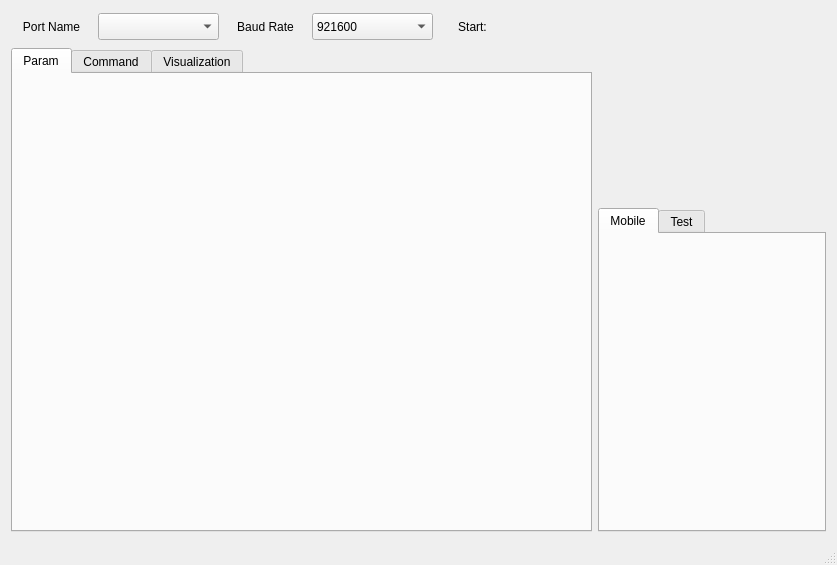
<?xml version="1.0" encoding="UTF-8"?>
<ui version="4.0">
 <class>MainWindow</class>
 <widget class="QMainWindow" name="MainWindow">
  <property name="geometry">
   <rect>
    <x>0</x>
    <y>0</y>
    <width>837</width>
    <height>565</height>
   </rect>
  </property>
  <property name="minimumSize">
   <size>
    <width>825</width>
    <height>565</height>
   </size>
  </property>
  <property name="focusPolicy">
   <enum>Qt::NoFocus</enum>
  </property>
  <property name="windowTitle">
   <string>MainWindow</string>
  </property>
  <widget class="QWidget" name="centralWidget">
   <layout class="QGridLayout" name="gridLayout_2">
    <item row="0" column="0">
     <layout class="QHBoxLayout" name="horizontalLayout">
      <item>
       <layout class="QHBoxLayout" name="horizontalLayout_5">
        <item>
         <layout class="QHBoxLayout" name="horizontalLayout_6">
          <item>
           <widget class="QLabel" name="label_port_name">
            <property name="sizePolicy">
             <sizepolicy hsizetype="Maximum" vsizetype="Maximum">
              <horstretch>0</horstretch>
              <verstretch>0</verstretch>
             </sizepolicy>
            </property>
            <property name="minimumSize">
             <size>
              <width>81</width>
              <height>31</height>
             </size>
            </property>
            <property name="maximumSize">
             <size>
              <width>81</width>
              <height>31</height>
             </size>
            </property>
            <property name="styleSheet">
             <string notr="true">QLabel{
	color:black ; 

}</string>
            </property>
            <property name="text">
             <string>Port Name</string>
            </property>
            <property name="alignment">
             <set>Qt::AlignCenter</set>
            </property>
            <property name="buddy">
             <cstring>label_port_name</cstring>
            </property>
           </widget>
          </item>
          <item>
           <widget class="ComboBoxSerialName" name="comboBox_port_name">
            <property name="sizePolicy">
             <sizepolicy hsizetype="Maximum" vsizetype="Maximum">
              <horstretch>0</horstretch>
              <verstretch>0</verstretch>
             </sizepolicy>
            </property>
            <property name="minimumSize">
             <size>
              <width>121</width>
              <height>27</height>
             </size>
            </property>
            <property name="maximumSize">
             <size>
              <width>121</width>
              <height>27</height>
             </size>
            </property>
           </widget>
          </item>
         </layout>
        </item>
        <item>
         <layout class="QHBoxLayout" name="horizontalLayout_7">
          <item>
           <widget class="QLabel" name="label_baud_rate">
            <property name="sizePolicy">
             <sizepolicy hsizetype="Maximum" vsizetype="Maximum">
              <horstretch>0</horstretch>
              <verstretch>0</verstretch>
             </sizepolicy>
            </property>
            <property name="minimumSize">
             <size>
              <width>81</width>
              <height>31</height>
             </size>
            </property>
            <property name="maximumSize">
             <size>
              <width>81</width>
              <height>31</height>
             </size>
            </property>
            <property name="styleSheet">
             <string notr="true">QLabel{
	color:black ; 

}</string>
            </property>
            <property name="text">
             <string>Baud Rate</string>
            </property>
            <property name="alignment">
             <set>Qt::AlignCenter</set>
            </property>
           </widget>
          </item>
          <item>
           <widget class="QComboBox" name="comboBox_baud_rate">
            <property name="sizePolicy">
             <sizepolicy hsizetype="Maximum" vsizetype="Maximum">
              <horstretch>0</horstretch>
              <verstretch>0</verstretch>
             </sizepolicy>
            </property>
            <property name="minimumSize">
             <size>
              <width>121</width>
              <height>27</height>
             </size>
            </property>
            <property name="maximumSize">
             <size>
              <width>121</width>
              <height>27</height>
             </size>
            </property>
            <item>
             <property name="text">
              <string>921600</string>
             </property>
            </item>
            <item>
             <property name="text">
              <string>1200</string>
             </property>
            </item>
            <item>
             <property name="text">
              <string>2400</string>
             </property>
            </item>
            <item>
             <property name="text">
              <string>4800</string>
             </property>
            </item>
            <item>
             <property name="text">
              <string>9600</string>
             </property>
            </item>
            <item>
             <property name="text">
              <string>19200</string>
             </property>
            </item>
            <item>
             <property name="text">
              <string>38400</string>
             </property>
            </item>
            <item>
             <property name="text">
              <string>57600</string>
             </property>
            </item>
            <item>
             <property name="text">
              <string>115200</string>
             </property>
            </item>
           </widget>
          </item>
         </layout>
        </item>
        <item>
         <layout class="QHBoxLayout" name="horizontalLayout_8">
          <item>
           <widget class="QLabel" name="label_start">
            <property name="sizePolicy">
             <sizepolicy hsizetype="Maximum" vsizetype="Maximum">
              <horstretch>0</horstretch>
              <verstretch>0</verstretch>
             </sizepolicy>
            </property>
            <property name="minimumSize">
             <size>
              <width>67</width>
              <height>31</height>
             </size>
            </property>
            <property name="maximumSize">
             <size>
              <width>72</width>
              <height>33</height>
             </size>
            </property>
            <property name="text">
             <string>Start:</string>
            </property>
            <property name="alignment">
             <set>Qt::AlignCenter</set>
            </property>
           </widget>
          </item>
          <item>
           <widget class="SwitchButton" name="switch_button" native="true">
            <property name="sizePolicy">
             <sizepolicy hsizetype="Maximum" vsizetype="Maximum">
              <horstretch>0</horstretch>
              <verstretch>0</verstretch>
             </sizepolicy>
            </property>
            <property name="minimumSize">
             <size>
              <width>61</width>
              <height>10</height>
             </size>
            </property>
            <property name="maximumSize">
             <size>
              <width>72</width>
              <height>16</height>
             </size>
            </property>
           </widget>
          </item>
         </layout>
        </item>
       </layout>
      </item>
      <item>
       <spacer name="horizontalSpacer_2">
        <property name="orientation">
         <enum>Qt::Horizontal</enum>
        </property>
        <property name="sizeHint" stdset="0">
         <size>
          <width>9</width>
          <height>20</height>
         </size>
        </property>
       </spacer>
      </item>
     </layout>
    </item>
    <item row="0" column="1" rowspan="2">
     <layout class="QVBoxLayout" name="verticalLayout">
      <item>
       <widget class="WidgetRadar" name="widget_radar" native="true">
        <property name="sizePolicy">
         <sizepolicy hsizetype="Preferred" vsizetype="Preferred">
          <horstretch>0</horstretch>
          <verstretch>0</verstretch>
         </sizepolicy>
        </property>
        <property name="minimumSize">
         <size>
          <width>211</width>
          <height>191</height>
         </size>
        </property>
       </widget>
      </item>
      <item>
       <widget class="QTabWidget" name="tabWidget_control">
        <property name="sizePolicy">
         <sizepolicy hsizetype="Preferred" vsizetype="Expanding">
          <horstretch>0</horstretch>
          <verstretch>0</verstretch>
         </sizepolicy>
        </property>
        <property name="minimumSize">
         <size>
          <width>211</width>
          <height>310</height>
         </size>
        </property>
        <property name="currentIndex">
         <number>0</number>
        </property>
        <widget class="QWidget" name="widget_mobile">
         <attribute name="title">
          <string>Mobile</string>
         </attribute>
         <layout class="QGridLayout" name="gridLayout">
          <item row="0" column="0">
           <layout class="QVBoxLayout" name="verticalLayout_2">
            <item>
             <widget class="WidgetControl" name="widget_control" native="true">
              <property name="minimumSize">
               <size>
                <width>216</width>
                <height>259</height>
               </size>
              </property>
              <property name="focusPolicy">
               <enum>Qt::StrongFocus</enum>
              </property>
             </widget>
            </item>
           </layout>
          </item>
         </layout>
        </widget>
        <widget class="QWidget" name="widget_test">
         <attribute name="title">
          <string>Test</string>
         </attribute>
        </widget>
       </widget>
      </item>
     </layout>
    </item>
    <item row="1" column="0">
     <widget class="QTabWidget" name="tabWidget_main">
      <property name="minimumSize">
       <size>
        <width>581</width>
        <height>471</height>
       </size>
      </property>
      <property name="currentIndex">
       <number>0</number>
      </property>
      <widget class="WidgetParam" name="widget_param">
       <property name="sizePolicy">
        <sizepolicy hsizetype="Expanding" vsizetype="Preferred">
         <horstretch>0</horstretch>
         <verstretch>0</verstretch>
        </sizepolicy>
       </property>
       <property name="accessibleName">
        <string/>
       </property>
       <attribute name="title">
        <string>Param</string>
       </attribute>
       <layout class="QGridLayout" name="gridLayout_4"/>
      </widget>
      <widget class="WidgetCommand" name="widget_command">
       <property name="sizePolicy">
        <sizepolicy hsizetype="Expanding" vsizetype="Preferred">
         <horstretch>0</horstretch>
         <verstretch>0</verstretch>
        </sizepolicy>
       </property>
       <attribute name="title">
        <string>Command</string>
       </attribute>
       <layout class="QGridLayout" name="gridLayout_5"/>
      </widget>
      <widget class="WidgetVisualization" name="widget_visualization">
       <property name="sizePolicy">
        <sizepolicy hsizetype="Expanding" vsizetype="Preferred">
         <horstretch>0</horstretch>
         <verstretch>0</verstretch>
        </sizepolicy>
       </property>
       <attribute name="title">
        <string>Visualization</string>
       </attribute>
      </widget>
     </widget>
    </item>
   </layout>
  </widget>
  <widget class="QMenuBar" name="menuBar">
   <property name="geometry">
    <rect>
     <x>0</x>
     <y>0</y>
     <width>837</width>
     <height>22</height>
    </rect>
   </property>
  </widget>
  <widget class="QStatusBar" name="statusBar"/>
 </widget>
 <layoutdefault spacing="6" margin="11"/>
 <customwidgets>
  <customwidget>
   <class>SwitchButton</class>
   <extends>QWidget</extends>
   <header>util/widgets/switch_button.h</header>
   <container>1</container>
  </customwidget>
  <customwidget>
   <class>WidgetRadar</class>
   <extends>QWidget</extends>
   <header>util/widgets/radar_pos.h</header>
   <container>1</container>
  </customwidget>
  <customwidget>
   <class>WidgetParam</class>
   <extends>QWidget</extends>
   <header>widget_param/widget_param.h</header>
   <container>1</container>
  </customwidget>
  <customwidget>
   <class>WidgetCommand</class>
   <extends>QWidget</extends>
   <header>widget_command/widget_command.h</header>
   <container>1</container>
  </customwidget>
  <customwidget>
   <class>WidgetVisualization</class>
   <extends>QWidget</extends>
   <header>widget_visualization/widget_visualization.h</header>
   <container>1</container>
  </customwidget>
  <customwidget>
   <class>ComboBoxSerialName</class>
   <extends>QComboBox</extends>
   <header>util/widgets/combobox_serial.h</header>
  </customwidget>
  <customwidget>
   <class>WidgetControl</class>
   <extends>QWidget</extends>
   <header>widget_control/widget_control.h</header>
   <container>1</container>
  </customwidget>
 </customwidgets>
 <resources/>
 <connections/>
</ui>
